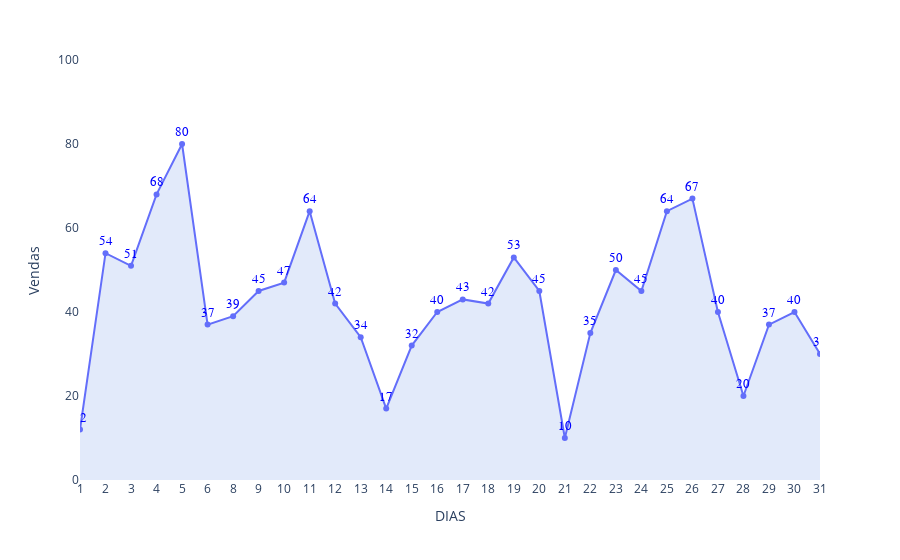

This figure's notebook cell:
### Code cell
# Criar o gráfico de linhas
Figura_Linhas = px.line(
    DASH03, x='DIA', 
    y='VENDAS', 
    #title='Vendas Por Dia', 
    labels={'DIA': 'DIAS', 'VENDAS': 'Vendas'}, 
    line_shape='linear', 
    text='VENDAS',
    #template='plotly_dark',  # Escolha o modelo de fundo (opcional)
)

# Definindo o formato dos valores ao pairar o mouse sobre os pontos do gráfico
Figura_Linhas.update_traces(
    #mode='lines+markers',
    textposition='top center',
    fill='tozeroy',
    fillcolor='rgba(198, 213, 245, 0.5)',
    textfont=dict(size=13, color='blue', family='Arial'),
    showlegend=False  # Não mostrar a legenda
)

# Ajustando a cor de fundo do gráfico
Figura_Linhas.update_layout(
    plot_bgcolor='rgba(0,0,0,0)',  # Define a cor da área de plotagem como transparente
    yaxis_range=[0, DASH03.VENDAS.max() + ( DASH03.VENDAS.max() * 0.25 ) ],
    xaxis=dict(type='category', categoryorder='array', categoryarray=DASH03['DIA']),  # Define o eixo X como categórico
    xaxis_showgrid=False,
)

# Adiciona pontos nos dias sem dados
for dia in DASH03['DIA']:
    if dia not in Figura_Linhas.data[0]['x']:
        Figura_Linhas.add_trace(go.Scatter(x=[dia], y=[0], mode='markers', marker=dict(size=10, color='red')))

# Exibir a figura
Figura_Linhas.show()

### Figure 1 — Plotly figure (JSON) as saved in the notebook; plotly's stock layout.template omitted (floating-point values rounded to 4 significant figures)
{"data": [{"fill": "tozeroy", "fillcolor": "rgba(198, 213, 245, 0.5)", "hovertemplate": "DIAS=%{x}<br>Vendas=%{text}<extra></extra>", "legendgroup": "", "line": {"color": "#636efa", "dash": "solid", "shape": "linear"}, "marker": {"symbol": "circle"}, "mode": "lines+markers+text", "name": "", "orientation": "v", "showlegend": false, "text": [12.0, 54.0, 51.0, 68.0, 80.0, 37.0, 39.0, 45.0, 47.0, 64.0, 42.0, 34.0, 17.0, 32.0, 40.0, 43.0, 42.0, 53.0, 45.0, 10.0, 35.0, 50.0, 45.0, 64.0, 67.0, 40.0, 20.0, 37.0, 40.0, 30.0], "textfont": {"color": "blue", "family": "Arial", "size": 13}, "textposition": "top center", "type": "scatter", "x": [1, 2, 3, 4, 5, 6, 8, 9, 10, 11, 12, 13, 14, 15, 16, 17, 18, 19, 20, 21, 22, 23, 24, 25, 26, 27, 28, 29, 30, 31], "xaxis": "x", "y": [12, 54, 51, 68, 80, 37, 39, 45, 47, 64, 42, 34, 17, 32, 40, 43, 42, 53, 45, 10, 35, 50, 45, 64, 67, 40, 20, 37, 40, 30], "yaxis": "y"}], "layout": {"legend": {"tracegroupgap": 0}, "margin": {"t": 60}, "plot_bgcolor": "rgba(0,0,0,0)", "xaxis": {"anchor": "y", "categoryarray": [1, 2, 3, 4, 5, 6, 8, 9, 10, 11, 12, 13, 14, 15, 16, 17, 18, 19, 20, 21, 22, 23, 24, 25, 26, 27, 28, 29, 30, 31], "categoryorder": "array", "domain": [0, 1], "showgrid": false, "title": {"text": "DIAS"}, "type": "category"}, "yaxis": {"anchor": "x", "domain": [0, 1], "range": [0, 100], "title": {"text": "Vendas"}}}}
